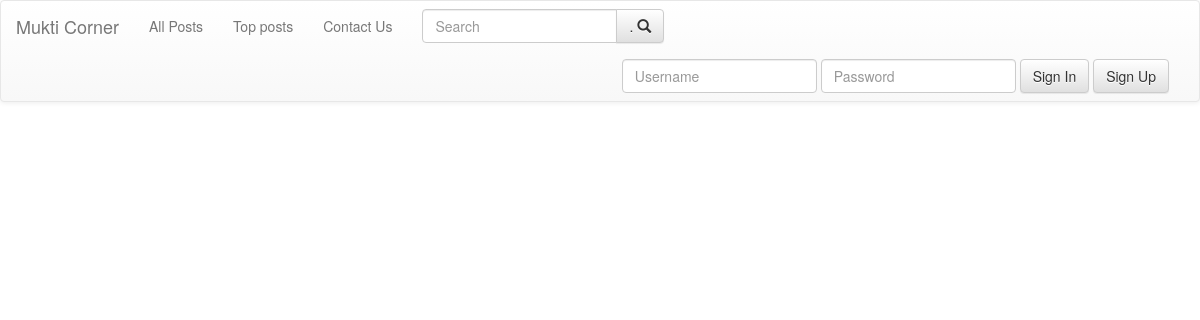
Before: /posts/topposts.php with the older database file.
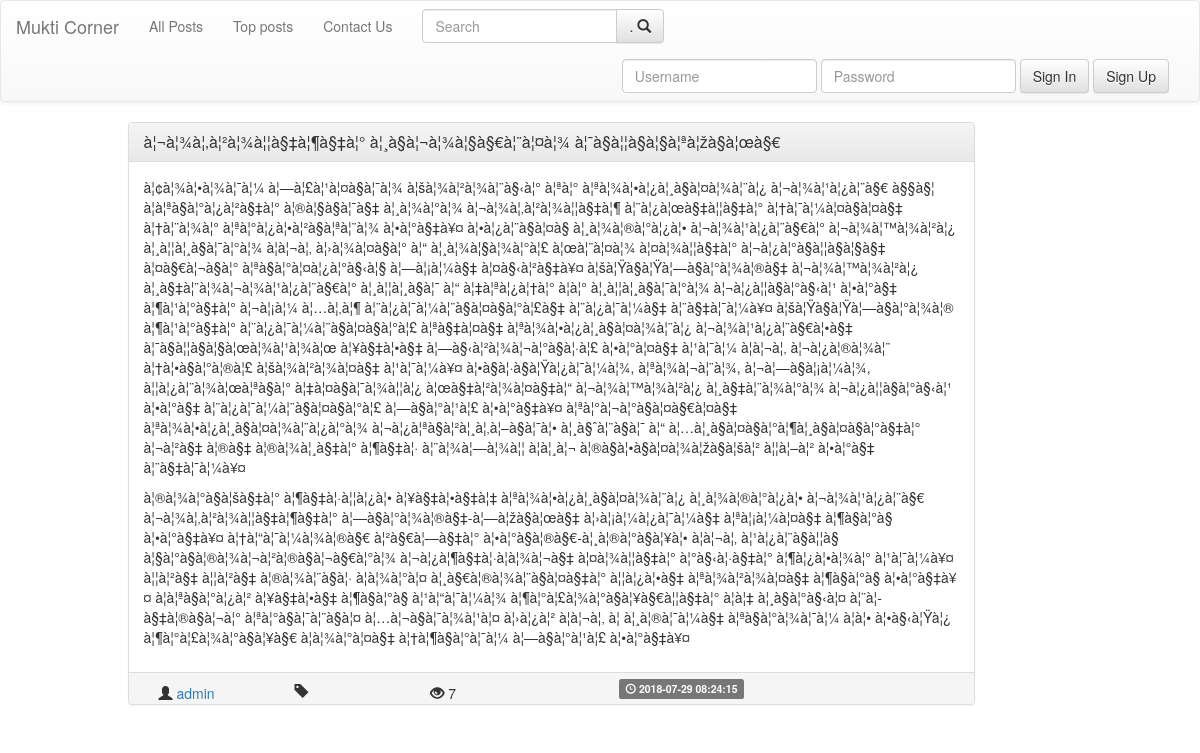
After: the same page with the newer database file.
### tables this page shows
CREATE TABLE `user_post` (
  `postAuthor` varchar(40) NOT NULL,
  `postID` int(11) NOT NULL,
  `postLikes` int(11) NOT NULL DEFAULT '0',
  `postDisLikes` int(11) NOT NULL,
  `postComments` int(11) NOT NULL DEFAULT '0',
  `postViews` int(11) NOT NULL DEFAULT '0'
);

CREATE TABLE `posts` (
  `postID` int(11) NOT NULL,
  `postTitle` varchar(200) NOT NULL,
  `postDesc` varchar(10000) NOT NULL,
  `postTime` timestamp NOT NULL DEFAULT CURRENT_TIMESTAMP ON UPDATE CURRENT_TIMESTAMP,
  `postTag` varchar(40) NOT NULL,
  `postAuthor` varchar(40) NOT NULL
);

### include/algos.php (called while the page is built, shortened)
<?php
return 0;
?>
<?php
function showViews($id , $author)  {
  include("../db/dbconnect.php");
  $query="SELECT *
          FROM user_post
          WHERE postID='$id'
          ";
  $result=mysqli_query($conn , $query);
  if($result) {
      if(mysqli_num_rows($result)==1) {
        while($row=mysqli_fetch_assoc($result)) {
            return $row['postViews'];
        }
      } else {
        return 0;
      }
  }
  return 0;
}
?>

### include/frame_post.php (the view, shortened to what this page needs)
<?php
	include_once("bootstrap_cdn.php");
?>
<div class="container">
		<div class="row">
			<div class="col-md-9 col-md-offset-1">
			<div class="panel panel-default">
		  		<div class="panel-heading">
		    		<h3 class="panel-title">
		    			<a href=<?php echo "post.php?id="; echo $id; ?> ><?php echo $title; ?></a>
		    		</h3>
		  		</div>
		  		<div class="panel-body">
						<?php
							echo $desc;
		    		?>
		  		</div>
		  		<div class="panel-footer">
						<span class="col-sm-2">
				  			<span class="glyphicon glyphicon-user" aria-hidden="true"></span>
				  			<a href=<?php echo "../users/profile.php?user="; echo $author; ?> >
										<?php echo $author?>
				  			</a>
					</span>
					<span class="col-sm-2">
							<span class="glyphicon glyphicon-tag" aria-hidden="true"></span>
					</span>
						<span class="col-sm-3">
							<?php
								 if(isset($views)) {
									 echo "<span class='glyphicon glyphicon-eye-open' aria-hidden='true'></span>"." ".$views;
								 }
							?>
						</span>
		  			<span class="label label-default">
							<span class="glyphicon glyphicon-time" aria-hidden="true"></span> <?php echo $time ?>
						</span>
		  		</div>
			</div>
		</div>
		</div>
</div>

### posts/topposts.php (shortened to what this page needs)
<?php
include("../db/dbconnect.php");
include_once("../include/algos.php");
	$query="SELECT *
      FROM user_post , posts
      WHERE user_post.postID=posts.postID
      ORDER BY postViews DESC
      ;
			";
	$result=mysqli_query($conn , $query);
  if($result==false) {
    echo "problem fetching posts";
  } else {
      if(mysqli_num_rows($result)) {
        while($post=mysqli_fetch_assoc($result)) {
          $id=$post['postID'];
          $title=$post['postTitle'];
          $desc=$post['postDesc'];
          $author=$post['postAuthor'];
          $time=$post['postTime'];
					$views=showViews($id,$author);
          include('../include/frame_post.php');
        }
      }
  }
?>

Changed rows visible on the page:
added user_post: posts.postTitle "à¦¬à¦¾à¦‚à¦²à¦¾à¦¦à§‡à¦¶à§‡à¦° à¦¸à§à¦¬à¦¾à¦§à§€à¦¨à¦¤à¦¾ à¦¯à§à¦¦à§à¦§à¦ªà¦žà§à¦œà§€", posts.postDesc "à¦¢à¦¾à¦•à¦¾à¦¯à¦¼ à¦—à¦£à¦¹à¦¤à§à¦¯à¦¾ à¦šà¦¾à¦²à¦¾à¦¨à§‹à¦° à¦ªà¦° à¦ªà¦¾à¦•à¦¿à¦¸à§à¦¤à¦¾à¦¨à¦¿ à¦¬à¦¾à¦¹à¦¿à¦¨à§€ à§§à§¦ à¦à¦ªà§à¦°à¦¿à¦²à§‡à¦° à¦®à¦§à§à¦¯à§‡ à¦¸à¦¾à¦°à¦¾ à¦¬à¦¾à¦‚à¦²à¦¾à¦¦à§‡à¦¶ à¦¨à¦¿à¦œà§‡à¦¦à§‡à¦° à¦†à¦¯à¦¼à¦¤à§à¦¤à§‡ à¦†à¦¨à¦¾à¦° à¦ªà¦°à¦¿à¦•à¦²à§à¦ªà¦¨à¦¾ à¦•à¦°à§‡à¥¤ à¦•à¦¿à¦¨à§à¦¤à§ à¦¸à¦¾à¦®à¦°à¦¿à¦• à¦¬à¦¾à¦¹à¦¿à¦¨à§€à¦° à¦¬à¦¾à¦™à¦¾à¦²à¦¿ à¦¸à¦¦à¦¸à§à¦¯à¦°à¦¾ à¦à¦¬à¦‚ à¦›à¦¾à¦¤à§à¦° à¦“ à¦¸à¦¾à¦§à¦¾à¦°à¦£ à¦œà¦¨à¦¤à¦¾ à¦¤à¦¾à¦¦à§‡à¦° à¦¬à¦¿à¦°à§à¦¦à§à¦§à§‡ à¦¤à§€à¦¬à§à¦° à¦ªà§à¦°à¦¤à¦¿à¦°à§‹à¦§ à¦—à¦¡à¦¼à§‡ à¦¤à§‹à¦²à§‡à¥¤ à¦šà¦Ÿà§à¦Ÿà¦—à§à¦°à¦¾à¦®à§‡ à¦¬à¦¾à¦™à¦¾à¦²à¦¿ à¦¸à§‡à¦¨à¦¾à¦¬à¦¾à¦¹à¦¿à¦¨à§€à¦° à¦¸à¦¦à¦¸à§à¦¯ à¦“ à¦‡à¦ªà¦¿à¦†à¦°…", posts.postAuthor "admin", postViews.postAuthor "7", posts.postTime "2018-07-29 08:24:15"
